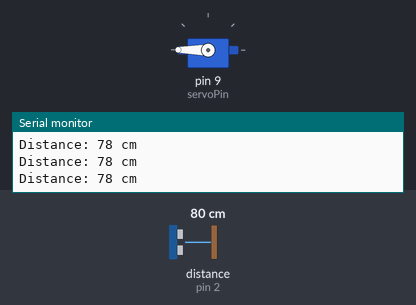
A sketch run on a simulated Arduino Uno, built with avr-gcc and run on an emulated ATmega328P. On the bench: servo, the last lines printed to the serial monitor. Wiring (inferred from the names in the program): ultrasonic range finder: trigger pin 3; echo pin 2. The test bench sets the inputs (shaded band); at power-on: distance to the obstacle (sensor on pin 2) 80 cm. The echo pulse lasts 58.3 µs per cm.

Above: at 3.9 s.
4.0 s: distance to the obstacle (sensor on pin 2) set to 23 cm
5.5 s: distance to the obstacle (sensor on pin 2) set to 18 cm
At 6.02 s:
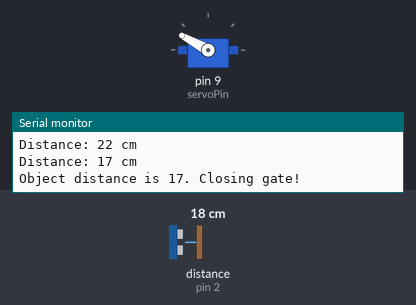
At 9.3 s:
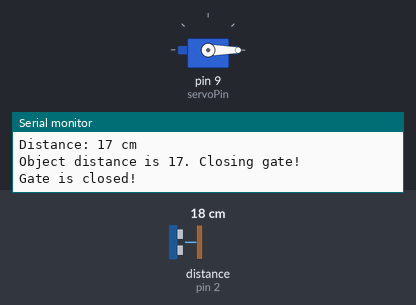
Timing chart, 0 to 10.8 s (numbered marks = the images above; inputs shaded):
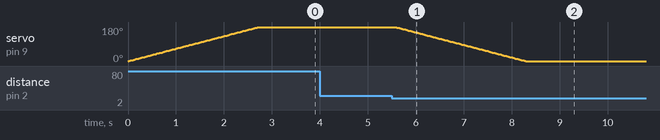

Measured:
- the behaviour switches between 21 and 20 cm on distance to the obstacle (sensor on pin 2) (found by bisection; images 0 and 1)
- after the input at 5.5 s, servo on pin 9 (servoPin): moves from 180° to 0° over 2.7 s, starting after 0.08 s

The sketch:

final-project-sensor.ino
```cpp
#include <Arduino.h>
#include <Servo.h>

#define echoPin 2 //pin D2
#define trigPin 3 //pin D3
#define servoPin 9

Servo s1;
long duration;
int distance;
int closed;
int pos;

void setup() {
  // put your setup code here, to run once:
  s1.attach(servoPin);
  pinMode(trigPin, OUTPUT);
  pinMode(echoPin, INPUT);
  closed = 0;
  Serial.begin(9600);
  Serial.println("Setting up!");
  openGate();
}

void loop() {
  distance = readDistance(); // read distance from sensor
  if (!closed) {
    printDistance(distance);
  }

  if (!closed && distance < 20 && distance > 0) {
    Serial.print("Object distance is ");
    Serial.print(distance);
    Serial.println(". Closing gate!");
    closeGate();
    closed = 1;
    Serial.println("Gate is closed!");
  }

  delay(100);
}

// HELPER FUNCTIONS
void openGate() {
  for (pos = 0; pos <= 180; pos += 1) { // goes from 0 degrees to 180 degrees
    // in steps of 1 degree
    s1.write(pos);              // tell servo to go to position in variable 'pos'
    delay(15);                       // waits 15ms for the servo to reach the position
  }
}

void closeGate() {
  for (pos = 180; pos >= 0; pos -= 1) { // goes from 180 degrees to 0 degrees
    s1.write(pos);              // tell servo to go to position in variable 'pos'
    delay(15);                       // waits 15ms for the servo to reach the position
  }
}

int readDistance() {
  int d;
  // Clears the trigPin condition
  digitalWrite(trigPin, LOW);
  delayMicroseconds(200);
  // Sets the trigPin HIGH (ACTIVE) for 10 microseconds
  digitalWrite(trigPin, HIGH);
  delayMicroseconds(1000);
  digitalWrite(trigPin, LOW);
  // Reads the echoPin, returns the sound wave travel time in microseconds
  duration = pulseIn(echoPin, HIGH);
  // Calculating the distance
  d = duration * 0.034 / 2; // Speed of sound wave divided by 2 (go and back)
  return d;
}
void printDistance(int d) {
  Serial.print("Distance: ");
  Serial.print(d);
  Serial.println(" cm");
}
```
